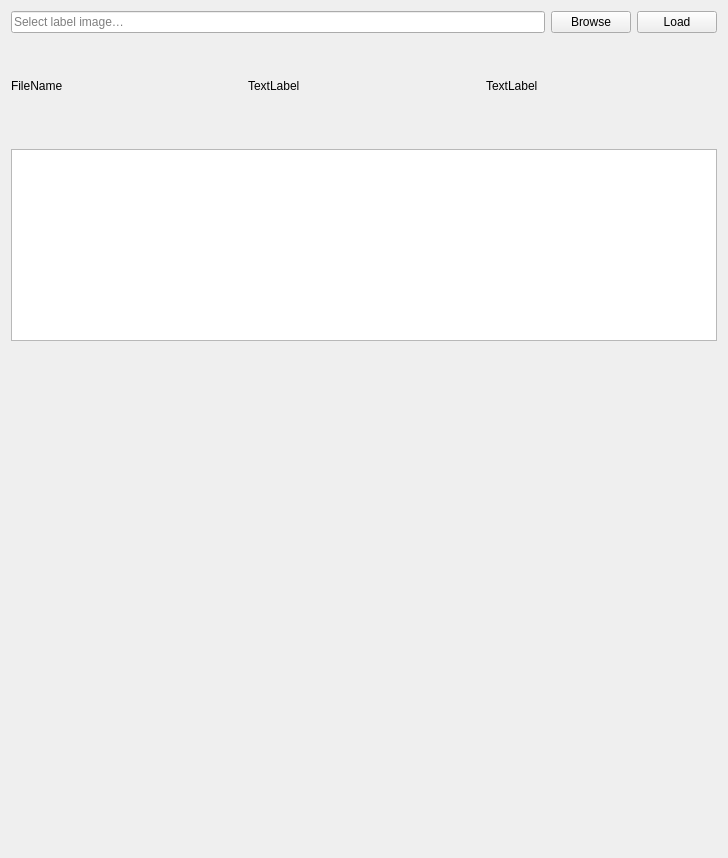
<?xml version="1.0" encoding="UTF-8"?>
<ui version="4.0">
 <class>BBoxViewer</class>
 <widget class="QWidget" name="BBoxViewer">
  <property name="geometry">
   <rect>
    <x>0</x>
    <y>0</y>
    <width>728</width>
    <height>858</height>
   </rect>
  </property>
  <property name="windowTitle">
   <string>CaseBBoxes viewer</string>
  </property>
  <layout class="QVBoxLayout" name="verticalLayout">
   <item>
    <layout class="QHBoxLayout" name="horizontalLayout">
     <item>
      <widget class="QLineEdit" name="lineEditPath">
       <property name="placeholderText">
        <string>Select label image…</string>
       </property>
      </widget>
     </item>
     <item>
      <widget class="QPushButton" name="btnBrowse">
       <property name="text">
        <string>Browse</string>
       </property>
      </widget>
     </item>
     <item>
      <widget class="QPushButton" name="btnLoad">
       <property name="text">
        <string>Load</string>
       </property>
      </widget>
     </item>
    </layout>
   </item>
   <item>
    <layout class="QHBoxLayout" name="horizontalLayout_2">
     <property name="topMargin">
      <number>10</number>
     </property>
     <item>
      <widget class="QLabel" name="fileName">
       <property name="text">
        <string>FileName</string>
       </property>
      </widget>
     </item>
     <item>
      <widget class="QLabel" name="labels">
       <property name="text">
        <string>TextLabel</string>
       </property>
      </widget>
     </item>
     <item>
      <widget class="QLabel" name="caseID">
       <property name="text">
        <string>TextLabel</string>
       </property>
      </widget>
     </item>
    </layout>
   </item>
   <item>
    <layout class="QVBoxLayout" name="verticalLayout_2">
     <property name="topMargin">
      <number>20</number>
     </property>
     <item>
      <widget class="QTreeView" name="treeBBoxes">
       <property name="sizePolicy">
        <sizepolicy hsizetype="Expanding" vsizetype="Preferred">
         <horstretch>0</horstretch>
         <verstretch>0</verstretch>
        </sizepolicy>
       </property>
      </widget>
     </item>
     <item>
      <widget class="VTKLabelmapView" name="viewPort" native="true">
       <property name="minimumSize">
        <size>
         <width>0</width>
         <height>500</height>
        </size>
       </property>
      </widget>
     </item>
    </layout>
   </item>
  </layout>
 </widget>
 <customwidgets>
  <customwidget>
   <class>VTKLabelmapView</class>
   <extends>QWidget</extends>
   <header>vtklabelmapview.h</header>
   <container>1</container>
  </customwidget>
 </customwidgets>
 <resources/>
 <connections/>
</ui>
